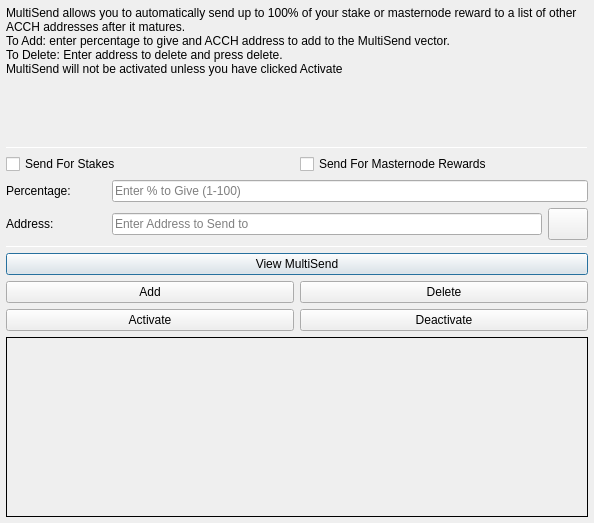
<?xml version="1.0" encoding="UTF-8"?>
<ui version="4.0">
 <class>MultiSendDialog</class>
 <widget class="QDialog" name="MultiSendDialog">
  <property name="windowModality">
   <enum>Qt::NonModal</enum>
  </property>
  <property name="geometry">
   <rect>
    <x>0</x>
    <y>0</y>
    <width>594</width>
    <height>523</height>
   </rect>
  </property>
  <property name="windowTitle">
   <string>MultiSend</string>
  </property>
  <layout class="QVBoxLayout" name="verticalLayout" stretch="0">
   <property name="leftMargin">
    <number>6</number>
   </property>
   <property name="topMargin">
    <number>6</number>
   </property>
   <property name="rightMargin">
    <number>6</number>
   </property>
   <property name="bottomMargin">
    <number>6</number>
   </property>
   <item>
    <layout class="QVBoxLayout" name="verticalLayout_Main" stretch="1,1,1,1,1,1">
     <item>
      <widget class="QLabel" name="label_2">
       <property name="lineWidth">
        <number>1</number>
       </property>
       <property name="text">
        <string>MultiSend allows you to automatically send up to 100% of your stake or masternode reward to a list of other ACCH addresses after it matures.
To Add: enter percentage to give and ACCH address to add to the MultiSend vector.
To Delete: Enter address to delete and press delete.
MultiSend will not be activated unless you have clicked Activate</string>
       </property>
       <property name="alignment">
        <set>Qt::AlignLeading|Qt::AlignLeft|Qt::AlignTop</set>
       </property>
       <property name="wordWrap">
        <bool>true</bool>
       </property>
      </widget>
     </item>
     <item>
      <widget class="Line" name="line">
       <property name="minimumSize">
        <size>
         <width>0</width>
         <height>1</height>
        </size>
       </property>
       <property name="maximumSize">
        <size>
         <width>16777215</width>
         <height>1</height>
        </size>
       </property>
       <property name="orientation">
        <enum>Qt::Horizontal</enum>
       </property>
      </widget>
     </item>
     <item>
      <layout class="QVBoxLayout" name="verticalLayout_Settings">
       <item>
        <layout class="QHBoxLayout" name="horizontalLayout">
         <item>
          <widget class="QCheckBox" name="multiSendStakeCheckBox">
           <property name="text">
            <string>Send For Stakes</string>
           </property>
          </widget>
         </item>
         <item>
          <widget class="QCheckBox" name="multiSendMasternodeCheckBox">
           <property name="text">
            <string>Send For Masternode Rewards</string>
           </property>
          </widget>
         </item>
        </layout>
       </item>
       <item>
        <layout class="QHBoxLayout" name="horizontalLayout_6">
         <item>
          <widget class="QLabel" name="label">
           <property name="minimumSize">
            <size>
             <width>100</width>
             <height>0</height>
            </size>
           </property>
           <property name="toolTip">
            <string>Percentage of stake to send</string>
           </property>
           <property name="text">
            <string>Percentage:</string>
           </property>
          </widget>
         </item>
         <item>
          <widget class="QLineEdit" name="multiSendPercentEdit">
           <property name="toolTip">
            <string>Enter whole numbers 1 - 100</string>
           </property>
           <property name="placeholderText">
            <string>Enter % to Give (1-100)</string>
           </property>
          </widget>
         </item>
        </layout>
       </item>
       <item>
        <layout class="QHBoxLayout" name="horizontalLayout_7">
         <item>
          <widget class="QLabel" name="label_5">
           <property name="minimumSize">
            <size>
             <width>100</width>
             <height>0</height>
            </size>
           </property>
           <property name="toolTip">
            <string>Address to send portion of stake to</string>
           </property>
           <property name="text">
            <string>Address:</string>
           </property>
          </widget>
         </item>
         <item>
          <widget class="QLineEdit" name="multiSendAddressEdit">
           <property name="toolTip">
            <string/>
           </property>
           <property name="placeholderText">
            <string>Enter Address to Send to</string>
           </property>
          </widget>
         </item>
         <item>
          <widget class="QPushButton" name="addressBookButton">
           <property name="maximumSize">
            <size>
             <width>16777215</width>
             <height>32</height>
            </size>
           </property>
           <property name="toolTip">
            <string>Choose an address from the address book</string>
           </property>
           <property name="text">
            <string/>
           </property>
           <property name="icon">
            <iconset resource="../asean.qrc">
             <normaloff>:/icons/address-book</normaloff>:/icons/address-book</iconset>
           </property>
           <property name="shortcut">
            <string>Alt+A</string>
           </property>
           <property name="autoDefault">
            <bool>false</bool>
           </property>
          </widget>
         </item>
        </layout>
       </item>
      </layout>
     </item>
     <item>
      <widget class="Line" name="line_2">
       <property name="minimumSize">
        <size>
         <width>0</width>
         <height>1</height>
        </size>
       </property>
       <property name="maximumSize">
        <size>
         <width>16777215</width>
         <height>1</height>
        </size>
       </property>
       <property name="orientation">
        <enum>Qt::Horizontal</enum>
       </property>
      </widget>
     </item>
     <item>
      <layout class="QVBoxLayout" name="verticalLayout_Buttons">
       <item>
        <layout class="QHBoxLayout" name="horizontalLayout_4">
         <item>
          <widget class="QPushButton" name="viewButton">
           <property name="toolTip">
            <string/>
           </property>
           <property name="statusTip">
            <string>View MultiSend Vector</string>
           </property>
           <property name="text">
            <string>View MultiSend</string>
           </property>
          </widget>
         </item>
        </layout>
       </item>
       <item>
        <layout class="QHBoxLayout" name="horizontalLayout_2">
         <item>
          <widget class="QPushButton" name="addButton">
           <property name="toolTip">
            <string/>
           </property>
           <property name="statusTip">
            <string>Add to MultiSend Vector</string>
           </property>
           <property name="text">
            <string>Add</string>
           </property>
          </widget>
         </item>
         <item>
          <widget class="QPushButton" name="deleteButton">
           <property name="toolTip">
            <string/>
           </property>
           <property name="statusTip">
            <string>Delete Address From MultiSend Vector</string>
           </property>
           <property name="text">
            <string>Delete</string>
           </property>
          </widget>
         </item>
        </layout>
       </item>
       <item>
        <layout class="QHBoxLayout" name="horizontalLayout_5">
         <item>
          <widget class="QPushButton" name="activateButton">
           <property name="statusTip">
            <string>Activate MultiSend</string>
           </property>
           <property name="text">
            <string>Activate</string>
           </property>
          </widget>
         </item>
         <item>
          <widget class="QPushButton" name="disableButton">
           <property name="statusTip">
            <string>Deactivate MultiSend</string>
           </property>
           <property name="text">
            <string>Deactivate</string>
           </property>
          </widget>
         </item>
        </layout>
       </item>
      </layout>
     </item>
     <item>
      <widget class="QLabel" name="message">
       <property name="minimumSize">
        <size>
         <width>0</width>
         <height>180</height>
        </size>
       </property>
       <property name="frameShape">
        <enum>QFrame::Panel</enum>
       </property>
       <property name="frameShadow">
        <enum>QFrame::Plain</enum>
       </property>
       <property name="lineWidth">
        <number>1</number>
       </property>
       <property name="midLineWidth">
        <number>1</number>
       </property>
       <property name="text">
        <string/>
       </property>
       <property name="alignment">
        <set>Qt::AlignLeading|Qt::AlignLeft|Qt::AlignTop</set>
       </property>
       <property name="wordWrap">
        <bool>true</bool>
       </property>
      </widget>
     </item>
    </layout>
   </item>
  </layout>
 </widget>
 <resources>
  <include location="../asean.qrc"/>
 </resources>
 <connections/>
</ui>
